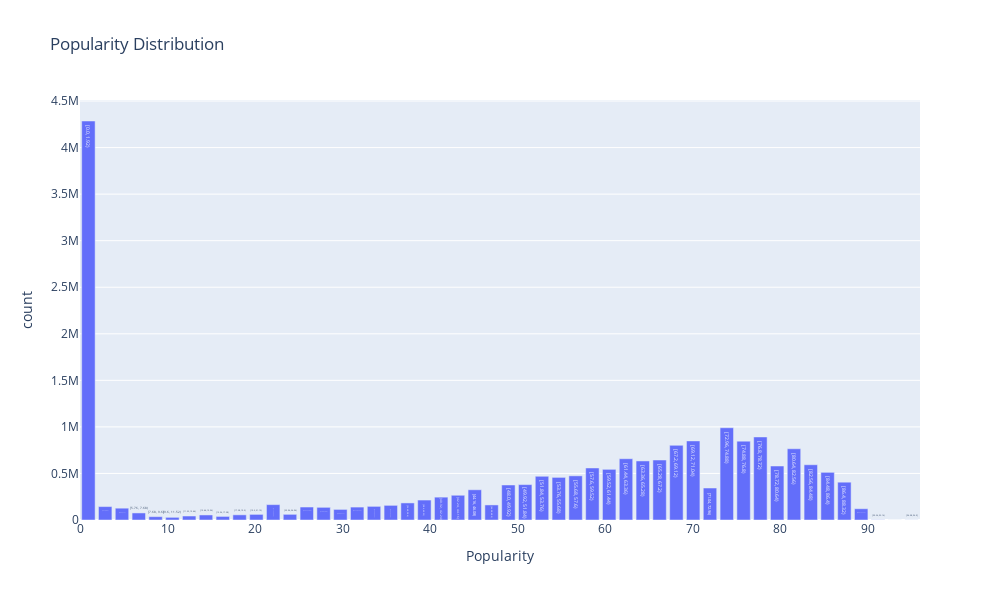

This figure's notebook cell:
### Markdown cell above
The stream count distribution is skewed to the right, and is a unimodal distribution with one distinct peak

### Code cell
#histogram of popularity distribution
fig = df2_viz["popularity"].plot.hist(bins = 50, alpha = 0.5)

fig.update_layout(width = 1000, height = 600, title = "Popularity Distribution", xaxis_title = "Popularity")

fig.show()
